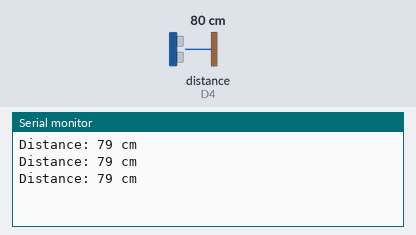
This sketch was run on a simulated Arduino MKR. Parts: the last lines printed to the serial monitor. Wiring (inferred from the names in the program): ultrasonic range finder: trigger D2; echo D4. The test bench sets the inputs (shaded band); at power-on: distance to the obstacle (sensor on D4) 80 cm. The echo pulse lasts 58.3 µs per cm; WiFi joins after 1.5 s; servers stay silent unless stated; no MQTT or app messages arrive unless stated.

Above: at 2.7 s.
2.8 s: distance to the obstacle (sensor on D4) set to 34 cm
At 3.5 s:
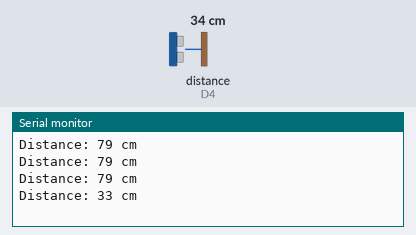
4.3 s: distance to the obstacle (sensor on D4) set to 28 cm
At 5.6 s:
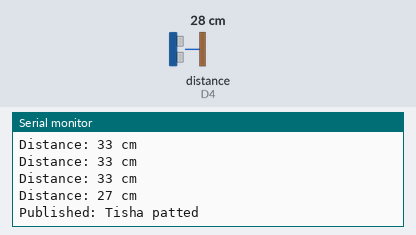
7.3 s: distance to the obstacle (sensor on D4) set to 17 cm
At 7.3 s:
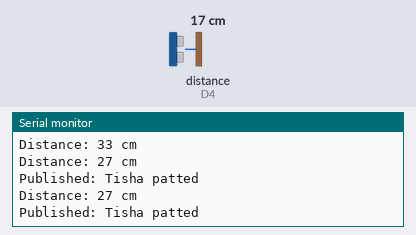
8.8 s: distance to the obstacle (sensor on D4) set to 13 cm
At 10.9 s:
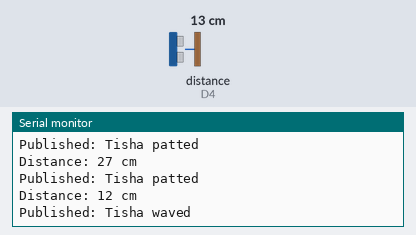
Timing chart, 0 to 12.2 s (numbered marks = the images above; inputs shaded):
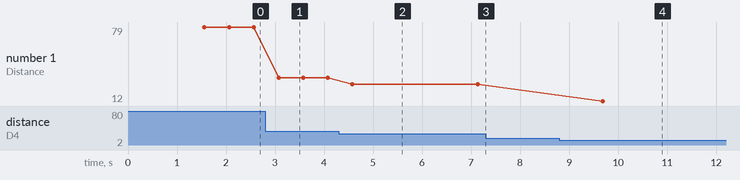

The sketch:

publisher3.3D.ino
```cpp
#include <WiFiNINA.h>
#include <ArduinoMqttClient.h>

char ssid[] = "IBN-B";
char pass[] = "CUPunjab";

const char broker[] = "broker.emqx.io";
int port = 1883;
const char topic[] = "SIT210/wave";

WiFiClient wifiClient;
MqttClient mqttClient(wifiClient);


const int trigPin = 2;
const int echoPin = 4;

long duration;
int distance;

int readDistance() {
  digitalWrite(trigPin, LOW);
  delayMicroseconds(2);
  digitalWrite(trigPin, HIGH);
  delayMicroseconds(10);
  digitalWrite(trigPin, LOW);

  duration = pulseIn(echoPin, HIGH);
  distance = duration * 0.034 / 2;
  return distance;
}

void publishMessage(String message) {

    mqttClient.connect(broker, port);

  mqttClient.beginMessage(topic);
  mqttClient.print(message);
  mqttClient.endMessage();
  Serial.print("Published: ");
  Serial.println(message);
}

void setup() {
  Serial.begin(9600);
pinMode(trigPin, OUTPUT);
pinMode(echoPin, INPUT); WiFi.begin(ssid, pass) ;
 mqttClient.connect(broker, port); }

void loop() {
  mqttClient.poll();

  int dist = readDistance();
  Serial.print("Distance: ");
  Serial.print(dist);
  Serial.println(" cm");

  if (dist > 0 && dist < 15) {
    publishMessage("Tisha waved ");
    delay(2000);
  } else if (dist >= 15 && dist < 30) {
    publishMessage("Tisha patted ");
    delay(2000);
  }

  delay(500);
}
```

Measured:
- the behaviour switches between 31 and 30 cm on distance to the obstacle (sensor on D4) (found by bisection; images 1 and 2)
- the behaviour switches between 16 and 15 cm on distance to the obstacle (sensor on D4) (found by bisection; images 3 and 4)
- after the input at 2.8 s, the serial monitor: prints a new line after 0.27 s (image 1)
- after the input at 4.3 s, the serial monitor: prints a new line after 0.28 s (image 2)
- after the input at 8.8 s, the serial monitor: prints a new line after 0.88 s (image 4)
- plotted number 1: 79 → 33 after the input at 2.8 s, 33 → 27 after the input at 4.3 s, 27 → 12 after the input at 8.8 s
